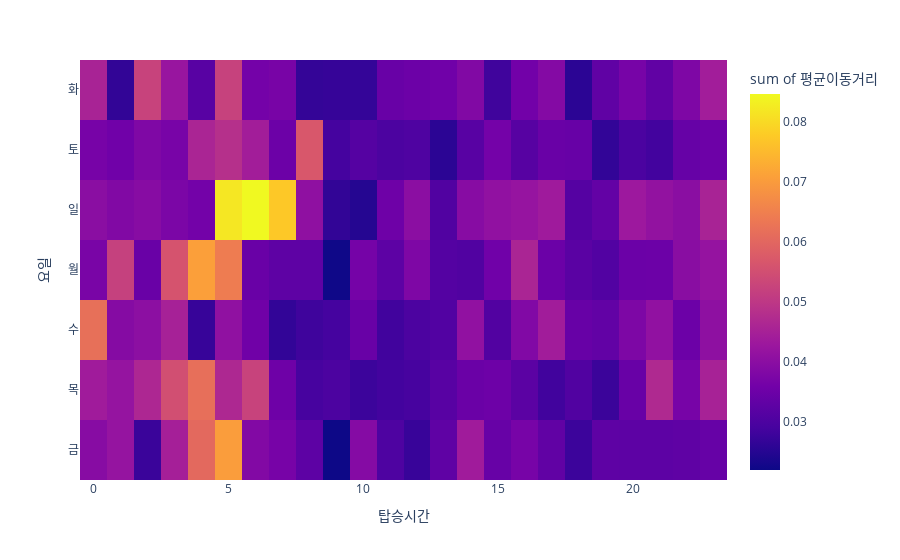

This figure's notebook cell:
### Code cell
fig2.show()

### Figure 1 — Plotly figure (JSON) as saved in the notebook; plotly's stock layout.template omitted (floating-point values rounded to 4 significant figures; data arrays with more than 128 entries replaced by an {"elided": "..."} marker saying what was removed)
{"data": [{"coloraxis": "coloraxis", "histfunc": "sum", "hovertemplate": "탑승시간=%{x}<br>요일=%{y}<br>sum of 평균이동거리=%{z}<extra></extra>", "name": "", "nbinsx": 24, "nbinsy": 7, "type": "histogram2d", "x": {"elided": "168 int values"}, "xaxis": "x", "xbingroup": "x", "y": {"elided": "168 str values"}, "yaxis": "y", "ybingroup": "y", "z": {"elided": "168 float values"}}], "layout": {"autosize": true, "coloraxis": {"colorbar": {"title": {"text": "sum of 평균이동거리"}}, "colorscale": [[0, "#0d0887"], [0.1111, "#46039f"], [0.2222, "#7201a8"], [0.3333, "#9c179e"], [0.4444, "#bd3786"], [0.5556, "#d8576b"], [0.6667, "#ed7953"], [0.7778, "#fb9f3a"], [0.8889, "#fdca26"], [1, "#f0f921"]]}, "legend": {"tracegroupgap": 0}, "margin": {"t": 60}, "xaxis": {"anchor": "y", "autorange": true, "domain": [0, 1], "range": [-0.5, 23.5], "title": {"text": "탑승시간"}, "type": "linear"}, "yaxis": {"anchor": "x", "autorange": true, "domain": [0, 1], "range": [-0.5, 6.5], "title": {"text": "요일"}, "type": "category"}}}
